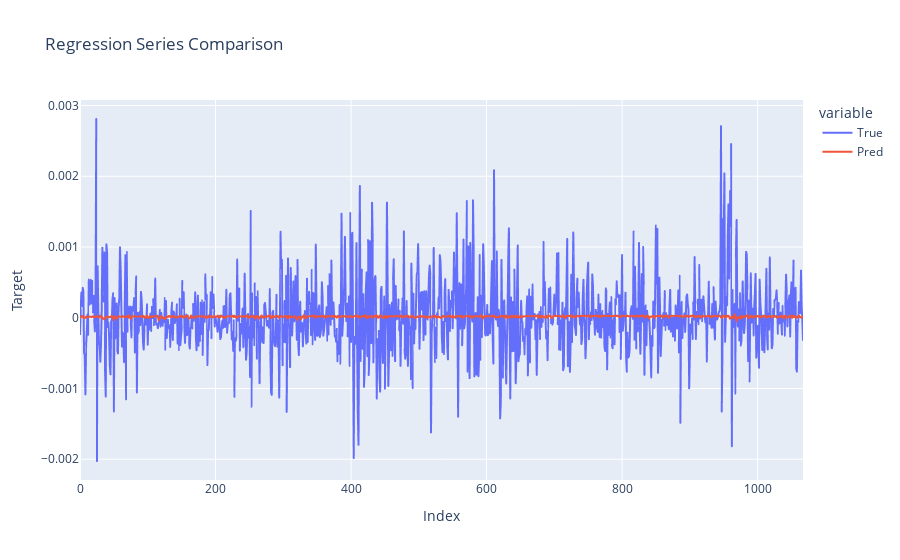

Notebook code for this chart:
### Code cell
y_test_reg_pred = regRidgeReg_model.predict(x_test_reg)
plot_regression_series(y_test_reg, y_test_reg_pred)

### Figure 1 — Plotly figure (JSON) as saved in the notebook; plotly's stock layout.template omitted (floating-point values rounded to 4 significant figures; data arrays with more than 128 entries replaced by an {"elided": "..."} marker saying what was removed)
{"data": [{"hovertemplate": "variable=True<br>Index=%{x}<br>Target=%{y}<extra></extra>", "legendgroup": "True", "line": {"color": "#636efa", "dash": "solid"}, "marker": {"symbol": "circle"}, "mode": "lines", "name": "True", "showlegend": true, "type": "scattergl", "x": {"elided": "1068 int values"}, "xaxis": "x", "y": {"elided": "1068 float values"}, "yaxis": "y"}, {"hovertemplate": "variable=Pred<br>Index=%{x}<br>Target=%{y}<extra></extra>", "legendgroup": "Pred", "line": {"color": "#EF553B", "dash": "solid"}, "marker": {"symbol": "circle"}, "mode": "lines", "name": "Pred", "showlegend": true, "type": "scattergl", "x": {"elided": "1068 int values"}, "xaxis": "x", "y": {"elided": "1068 float values"}, "yaxis": "y"}], "layout": {"legend": {"title": {"text": "variable"}, "tracegroupgap": 0}, "title": {"text": "Regression Series Comparison"}, "xaxis": {"anchor": "y", "domain": [0, 1], "title": {"text": "Index"}}, "yaxis": {"anchor": "x", "domain": [0, 1], "title": {"text": "Target"}}}}
